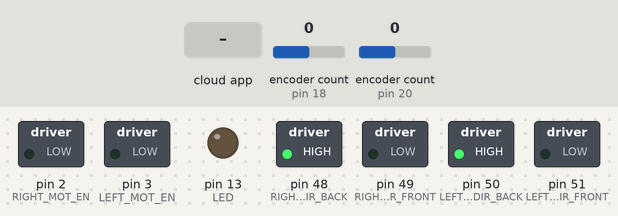
Simulated run of this sketch. Board: Arduino Mega 2560, built for the host (arithmetic inside an expression is 32-bit, double 64-bit). On the bench: switched loads named in the sketch (green lamp = pin HIGH), output pins drawn as LEDs (lit = HIGH). Inputs (shaded band) come from the test bench; at power-on: encoder count (sensors on pin 18, pin 20) 0. The ROS host is connected and sends only what is stated.

Above: at 1.2 s.
1.3 s: the phone or cloud app sets linear.x to -100
At 4.1 s:
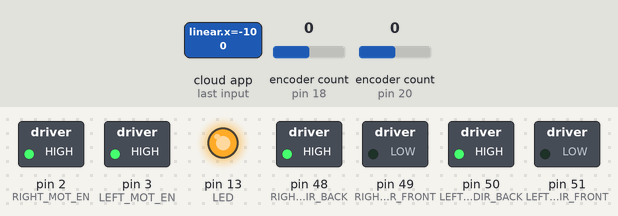
4.3 s: the phone or cloud app sets angular.z to -100
At 4.78 s:
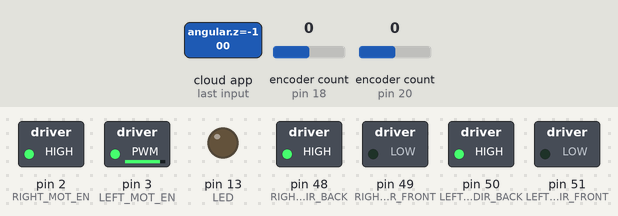
7.3 s: the phone or cloud app sets linear.x to 0
At 7.49 s:
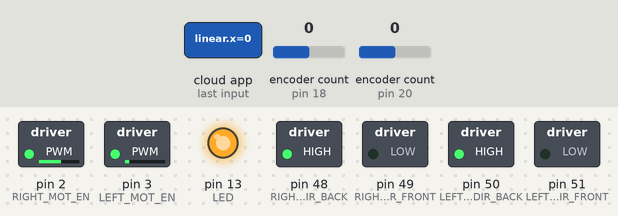
10.3 s: the phone or cloud app sets angular.z to 0
At 10.6 s:
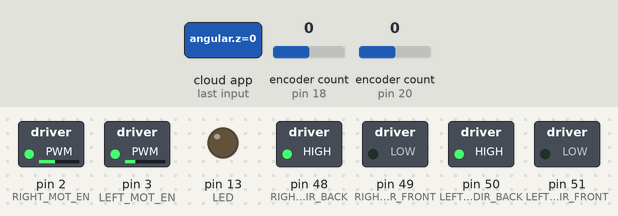
11.8 s: the phone or cloud app sets linear.x to 100
At 12.8 s:
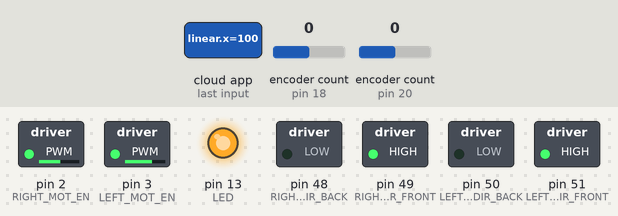
14.8 s: the phone or cloud app sets angular.z to 100
At 16.58 s:
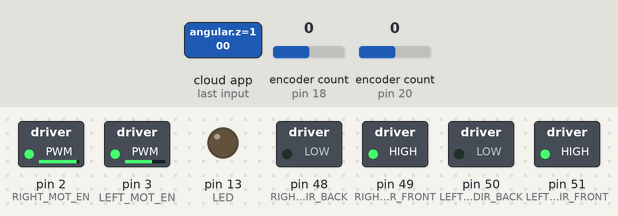
Timing chart, 0 to 18.8 s (numbered marks = the images above; inputs shaded):
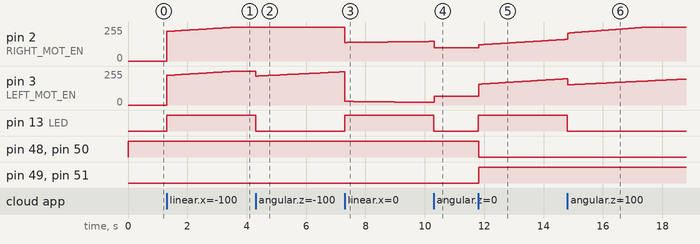

Measured:
- after the input at 1.3 s, pin 2 (RIGHT_MOT_EN), pin 3 (LEFT_MOT_EN): moves from 0/255 to 255/255 over 2.4 s, starting at once; pin 13 (LED): LOW → HIGH at once
- after the input at 4.3 s, pin 13 (LED): HIGH → LOW at once
- after the input at 7.3 s, pin 13 (LED): LOW → HIGH at once
- after the input at 10.3 s, pin 13 (LED): HIGH → LOW at once
- after the input at 11.8 s, pin 2 (RIGHT_MOT_EN): moves from 100/255 to 162/255 over 2.9 s, starting at once; pin 3 (LEFT_MOT_EN): moves from 65/255 to 197/255 over 2.9 s, starting at once
- after the input at 14.8 s, pin 13 (LED): HIGH → LOW at once

The sketch:

ros_dc_motor.ino
```cpp
//#define USE_USBCON //Uncomment this line if you are using an arduino DUE
// Do not remove the include below
#include "ros_dc_motor.h"
/*
 * This program hears a Twist message in a ROS topic
 * and commands two motors according to the linear.x
 * value of the received Twist.
 *
 * We send the encoders information back to the ROS PC as a Vector3 message, where the first
 * element is the left wheel data and the second element is the right wheel data.
 * mantainer: arturoescobedo.iq@gmail.com
 */

/*
 * Global variables
 */
ros::NodeHandle nh;
std_msgs::String callback_rosstr, ok_rosstr;
std_msgs::Int32 lwheel_pose, rwheel_pose;
std_msgs::Float32 float1, float2, float3;
volatile float linear_vel = 0, angular_vel = 0;
long oldPositionI = 0; //long is a 4 bytes type
long oldPositionD = 0;

long newPositionD = 0, newPositionI = 0;
unsigned long newTimeD = 0, newTimeI = 0, lastTimeD = 0, lastTimeI = 0,
		delta_t = 0;
long last_pos_l, last_pos_r;
double vl_desired, vr_desired;

//Define Variables we'll be connecting to
double vr_measured, vr_controlled;
double vl_measured, vl_controlled;

//Define the aggressive and conservative Tuning Parameters
double consKp = 10, consKi = 1.0, consKd = 0.5;

//Specify the links and initial tuning parameters
PID PID_R(&vr_measured, &vr_controlled, &vr_desired, consKp, consKi, consKd,
		DIRECT);
PID PID_L(&vl_measured, &vl_controlled, &vl_desired, consKp, consKi, consKd,
		DIRECT);

//   avoid using pins with LEDs attached
Encoder myEncD(RIGHT_ENC_A, RIGHT_ENC_B);
Encoder myEncI(LEFT_ENC_A, LEFT_ENC_B);

/*
 * My functions
 */
/* Hard stop of motor
 * motor: LEFT or RIGHT (0 or 1)
 */
void hard_stop(int motor) {
	//Stop if received an wrong direction
	if (motor == LEFT) {
		digitalWrite(LEFT_MOT_DIR_FRONT, 1);
		digitalWrite(LEFT_MOT_DIR_BACK, 1);
		analogWrite(LEFT_MOT_EN, 255);
	} else if (motor == RIGHT) {
		//Stop if received an wrong direction
		digitalWrite(RIGHT_MOT_DIR_FRONT, 1);
		digitalWrite(RIGHT_MOT_DIR_BACK, 1);
		analogWrite(RIGHT_MOT_EN, 255);
	}
}

/* Soft stop of motor
 * motor: LEFT or RIGHT (0 or 1)
 */
void soft_stop(int motor) {
	//Stop if received a wrong direction
	if (motor == LEFT) {
		digitalWrite(LEFT_MOT_DIR_FRONT, 0);
		digitalWrite(LEFT_MOT_DIR_BACK, 0);
		analogWrite(LEFT_MOT_EN, 0);
	} else if (motor == RIGHT) {
		//Stop if received a wrong direction
		digitalWrite(RIGHT_MOT_DIR_FRONT, 0);
		digitalWrite(RIGHT_MOT_DIR_BACK, 0);
		analogWrite(RIGHT_MOT_EN, 0);
	}
}
/* Moves the right wheel
 */
void move_right_motor(void) {
	PID_R.Compute();
	if (vr_controlled >= 1 && vr_controlled <= 255) {
		digitalWrite(RIGHT_MOT_DIR_FRONT, 1);
		digitalWrite(RIGHT_MOT_DIR_BACK, 0);
		analogWrite(RIGHT_MOT_EN, vr_controlled);
	} else if (vr_controlled <= 1 && vr_controlled >= -255) {
		digitalWrite(RIGHT_MOT_DIR_FRONT, 0);
		digitalWrite(RIGHT_MOT_DIR_BACK, 1);
		analogWrite(RIGHT_MOT_EN, -1 * vr_controlled);
	} else {
		//Stop if received a wrong direction
		hard_stop (RIGHT);
	}
}

/* Moves the right wheel
 */
void move_left_motor(void) {
	PID_L.Compute();
	if (vl_controlled > 0 && vl_controlled <= 255) {
		digitalWrite(LEFT_MOT_DIR_FRONT, 1);
		digitalWrite(LEFT_MOT_DIR_BACK, 0);
		analogWrite(LEFT_MOT_EN, vl_controlled);
	} else if (vl_controlled <= 1 && vl_controlled >= -255) {
		digitalWrite(LEFT_MOT_DIR_FRONT, 0);
		digitalWrite(LEFT_MOT_DIR_BACK, 1);
		analogWrite(LEFT_MOT_EN, -1 * vl_controlled);
	} else {
		//Stop if received a wrong direction
		hard_stop (LEFT);
	}

}

/***This function takes as input the current and last encoder positions,
 * and gives back the angular velocity of the wheel.
 */
double wheel_vel_from_encoder(long curr_pos, long last_pos, long delta_t_us) {
	double vel = 0;
	double delta_pose = 0;
	//First check if denominator is not cero to avoid not defined operations
	if (delta_t_us > 0) {
		delta_pose = (double) last_pos - curr_pos;
		vel = (2 * PI * delta_pose) / (delta_t_us * ENCODER_PULSES);
	}
	return vel;
}

/***This function takes as input robot's linear and angular velocities
 * and gives back the angular velocities of both left and right wheels
 */
void wheel_vel_from_twist(double linear, double angular, double* vlp,
		double* vrp) {
	*vlp = (double) (2.0 * linear - WHEELDIST * angular) / (2.0 * WHEELRAD);
	*vrp = (double) (2.0 * linear + WHEELDIST * angular) / (2.0 * WHEELRAD);
}


void move_robot(double linear, double angular) {
	wheel_vel_from_twist(linear, angular, &vl_desired, &vr_desired);
	move_left_motor();
	move_right_motor();
}

//Publishers
ros::Publisher str_pub("arduino/str_output", &ok_rosstr);
ros::Publisher lwheel_pose_pub("arduino/lwheel", &lwheel_pose);
ros::Publisher rwheel_pose_pub("arduino/rwheel", &rwheel_pose);
ros::Publisher pub_1("arduino/pub_1", &float1);
ros::Publisher pub_2("arduino/pub_2", &float2);
ros::Publisher pub_3("arduino/pub_3", &float3);

//Twist callback
void cmd_vel_cb(const geometry_msgs::Twist& cmd_msg) {
	digitalWrite(LED, HIGH - digitalRead(LED)); //toggles a led
	//str_pub.publish(&callback_rosstr);
	linear_vel = cmd_msg.linear.x;
	angular_vel = cmd_msg.angular.z;
}

//String callback
//Creates the ROS publishers and subscribers
ros::Subscriber<geometry_msgs::Twist> cmd_vel_sub("arduino/cmd_vel",
		cmd_vel_cb);
/*
 * Arduino SETUP
 */
void setup() {
	nh.getHardware()->setBaud(57600); //The HC06 and 05 use by default 9600 baud rate
	nh.initNode();
	//Subscribed ROS topics
	nh.subscribe(cmd_vel_sub);

	//Advertise ROS topics
	nh.advertise(str_pub);
	nh.advertise(lwheel_pose_pub);
	nh.advertise(rwheel_pose_pub);
	nh.advertise(pub_1);
	nh.advertise(pub_2);
	nh.advertise(pub_3);
	ok_rosstr.data = "arduino ok";
	callback_rosstr.data = "cb executed";
	pinMode(LED, OUTPUT);
	pinMode(LEFT_MOT_DIR_BACK, OUTPUT);
	pinMode(LEFT_MOT_DIR_FRONT, OUTPUT);
	pinMode(LEFT_MOT_EN, OUTPUT);
	pinMode(RIGHT_MOT_DIR_BACK, OUTPUT);
	pinMode(RIGHT_MOT_DIR_FRONT, OUTPUT);
	pinMode(RIGHT_MOT_EN, OUTPUT);

	//Turn the PID on
	PID_R.SetSampleTime(CONTROL_RATE);
	PID_R.SetOutputLimits(-255, 255); //It will set the output of the controller to be between
	PID_R.SetMode(AUTOMATIC);

	PID_L.SetSampleTime(CONTROL_RATE);
	PID_L.SetOutputLimits(-255, 255); //It will set the output of the controller to be between
	PID_L.SetMode(AUTOMATIC);

}

/*
 * Arduino MAIN LOOP
 */
void loop() {
	newPositionD = myEncD.read();
	newTimeD = micros();
	newPositionI = myEncI.read();
	newTimeI = micros();
	//I will just keep the loop waiting for a message
	//in the ros topic
	if (newPositionD != oldPositionD) {
		delta_t = newTimeD - lastTimeD;

		vr_measured = wheel_vel_from_encoder(newPositionD, oldPositionD,
				delta_t);
		lastTimeD = newTimeD;
		oldPositionD = newPositionD;

		lwheel_pose.data = newPositionI;
		lwheel_pose_pub.publish(&lwheel_pose);
		rwheel_pose.data = newPositionD;
		rwheel_pose_pub.publish(&rwheel_pose);
		nh.spinOnce();
	}

	if (newPositionI != oldPositionI) {
		delta_t = newTimeI - lastTimeI;

		vl_measured = wheel_vel_from_encoder(newPositionI, oldPositionI,
				delta_t);

		lastTimeI = newTimeI;
		oldPositionI = newPositionI;

		lwheel_pose.data = newPositionI;
		lwheel_pose_pub.publish(&lwheel_pose);

		rwheel_pose.data = newPositionD;
		rwheel_pose_pub.publish(&rwheel_pose);
		nh.spinOnce();
	}

	if (!(millis() % CONTROL_RATE)) {//Control the motors every CONTROL_RATE [ms] aprox.
		move_robot(linear_vel, angular_vel);

		float1.data = (float) vl_desired;
		pub_1.publish(&float1);

		float2.data = (float) vl_measured;
		pub_2.publish(&float2);

		float3.data = (float) linear_vel;
		pub_3.publish(&float3);
	}

	if (!(millis() % 3000)) {	//Say I'm ok once in a while
		str_pub.publish(&ok_rosstr);
		nh.spinOnce();
	}

	nh.spinOnce();
	delay(1);
}
```

.ino.cpp
```cpp
#ifdef __IN_ECLIPSE__
//This is a automatic generated file
//Please do not modify this file
//If you touch this file your change will be overwritten during the next build
//This file has been generated on 2016-12-16 10:39:31

#include "Arduino.h"
#include "ros_dc_motor.h"
void hard_stop(int motor) ;
void soft_stop(int motor) ;
void move_right_motor(void) ;
void move_left_motor(void) ;
double wheel_vel_from_encoder(long curr_pos, long last_pos, long delta_t_us) ;
void wheel_vel_from_twist(double linear, double angular, double* vlp, 		double* vrp) ;
void move_robot(double linear, double angular) ;
void cmd_vel_cb(const geometry_msgs::Twist& cmd_msg) ;
void setup() ;
void loop() ;

#include "ros_dc_motor.ino"


#endif
```

ros_dc_motor.h
```cpp
// Only modify this file to include
// - function definitions (prototypes)
// - include files
// - extern variable definitions
// In the appropriate section

#ifndef _ros_dc_motor_H_
#define _ros_dc_motor_H_
#include "Arduino.h"
#include <ros.h>
#include <geometry_msgs/Twist.h>
#include <std_msgs/String.h>
#include <geometry_msgs/Vector3.h>
#include <std_msgs/Int32.h>
#include <std_msgs/Float32.h>
#include <Encoder.h>
#include <PID_v1.h>
/*******************************
 * Define the material
 ******************************/
//Arduino pin definitions
#define RIGHT_ENC_A 18  //ENCODER DERECHO A (YELLOW)
#define RIGHT_ENC_B 19    //ENCONDER DERECHO B (WHITE)
#define LEFT_ENC_A 20  //ENCODER IZQUIERDO A (YELLOW)
#define LEFT_ENC_B 21    //ENCONDER IZQUIERDO B (WHITE)

#define RIGHT_MOT_DIR_BACK 48
#define RIGHT_MOT_DIR_FRONT 49
#define RIGHT_MOT_EN 2 //enable
#define LEFT_MOT_DIR_BACK 50
#define LEFT_MOT_DIR_FRONT 51
#define LEFT_MOT_EN 3 //enable

#define BACKWARD -1  //moves backwards
#define FORWARD 1
#define LEFT 1
#define RIGHT 0
#define LED 13 //A led that blinks when receiving a message in any topic

//Robot Hardware
#define WHEELRAD 0.045 //The radius of the wheel (m)
#define WHEELDIST 0.42 //Distance between wheels (m)
#define ENCODER_PULSES 8400 //Total number of pulses per revolution given by the encoders.

//Controller parameters
#define CONTROL_RATE 10 //How often, in milliseconds, the PID will be evaluated. (int>0)
//end of add your includes here
#ifdef __cplusplus
extern "C" {
#endif
void loop();
void setup();
#ifdef __cplusplus
} // extern "C"
#endif

//add your function definitions for the project ros_dc_motor here

//Do not add code below this line
#endif /* _ros_dc_motor_H_ */
```
